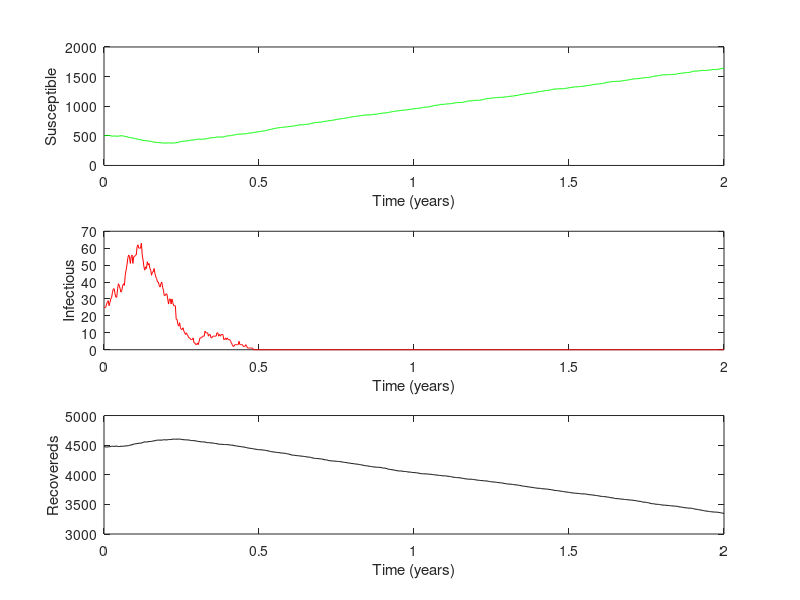

Reproduce this figure in MATLAB.
function [t,X,Y,Z] = Program_6_4(beta,gamma,mu,X0,Y0,N0, tau, MaxTime)
%
% 
% Program_6_5( beta, gamma, mu, X0, Y0, N0, tau, MaxTime)
%      This is the MATLAB version of program 6.5 from page 204 of 
% "Modeling Infectious Disease in humans and animals" 
% by Keeling & Rohani.
% 
% It is the SIR model (including births and deaths) with 
% (event-driven) demographic stochasticity approximated using the tau-leap 
% method and assuming Poisson distributions.
%
% This is a more complex stochastic model as 6 events are
% possible: infection, recovery, birth, death of susceptible, death of
% infected, death of recovered.
%
% Note: by default we are using a very small population size to highlight
% the stochasticity.

% Sets up default parameters if necessary.
if nargin == 0
   beta=1;
   gamma=1/10.0;
   mu=5e-4;
   N0=5000;
   
   Y0=ceil(mu*N0/gamma);
   X0=floor(gamma*N0/beta);
   
   tau=1;
   
   MaxTime=2*365;
end

% Checks all the parameters are valid
if X0<=0 
    error('Initial number of susceptibles (%g) is less than or equal to zero',X0);
end

if Y0<=0 
    error('Initial number of infecteds (%g) is less than or equal to zero',Y0);
end

if N0<=0 
    error('Initial population size (%g) is less than or equal to zero',N0);
end

if beta<=0 
    error('Transmission rate beta0 (%g) is less than or equal to zero',beta0);
end

if gamma<=0 
    error('Recovery rate gamma (%g) is less than or equal to zero',gamma);
end

if mu<=0 
    error('Brith and Death rate mu (%g) is less than or equal to zero',mu);
end

if tau<=0 
    error('Step length tau (%g) is less than or equal to zero',tau);
end
  
if MaxTime<=0 
    error('Maximum run time (%g) is less than or equal to zero',MaxTime);
end

if X0+Y0>N0
    warning('Initial level of suceptibles + infecteds (%g + %g = %g) is greater than population size (%g)',X0,Y0,X0+Y0,N0);
end


Z0=N0-X0-Y0;

% The main iteration 

[t, pop]=Stoch_Iteration([0 MaxTime],[X0 Y0 Z0],[beta gamma mu N0 tau]);

T=t/365; X=pop(:,1); Y=pop(:,2); Z=pop(:,3);

% plots the graphs with scaled colours
subplot(3,1,1)
h=plot(T,X,'-g');
xlabel 'Time (years)';
ylabel 'Susceptible'

subplot(3,1,2)
h=plot(T,Y,'-r');
xlabel 'Time (years)';
ylabel 'Infectious'

subplot(3,1,3)
h=plot(T,Z,'-k');
xlabel 'Time (years)';
ylabel 'Recovereds'




% Do the iterations using the full event driven stochastic methodology
% This is a relatively general version of the event-driven methodology know
% as Gillespie's Direct Algorithm
function [T,P]=Stoch_Iteration(Time,Initial,Parameters)

X=Initial(1); Y=Initial(2); Z=Initial(3); 
tau=Parameters(5);

T=[0:tau:Time(2)]; P(1,:)=[X Y Z];
old=[X Y Z];

loop=1;
while (T(loop)<Time(2))  
    [new]=Tau_leap(old,Parameters);
    loop=loop+1;
    P(loop,:)=new; old=new;
end


% Do the actual iteration step
function [new_value]=Tau_leap(old, Parameters);

beta=Parameters(1); gamma=Parameters(2); mu=Parameters(3); N=Parameters(4); tau=Parameters(5);
X=old(1); Y=old(2); Z=old(3);

Rate(1) = mu*N;       Change(1,:)=[+1 0 0];
Rate(2) = beta*X*Y/N;  Change(2,:)=[-1 +1 0];
Rate(3) = gamma*Y;     Change(3,:)=[0 -1 +1];
Rate(4) = mu*X;       Change(4,:)=[-1 0 0];
Rate(5) = mu*Y;       Change(5,:)=[0 -1 0];
Rate(6) = mu*Z;       Change(6,:)=[0 0 -1];

new_value=old;

for i=1:6
    Num=poissrnd(Rate(i)*tau);
    %% Make sure things don't go negative
    Use=min([Num new_value(find(Change(i,:)<0))]);
    new_value=new_value+Change(i,:)*Use;
end
